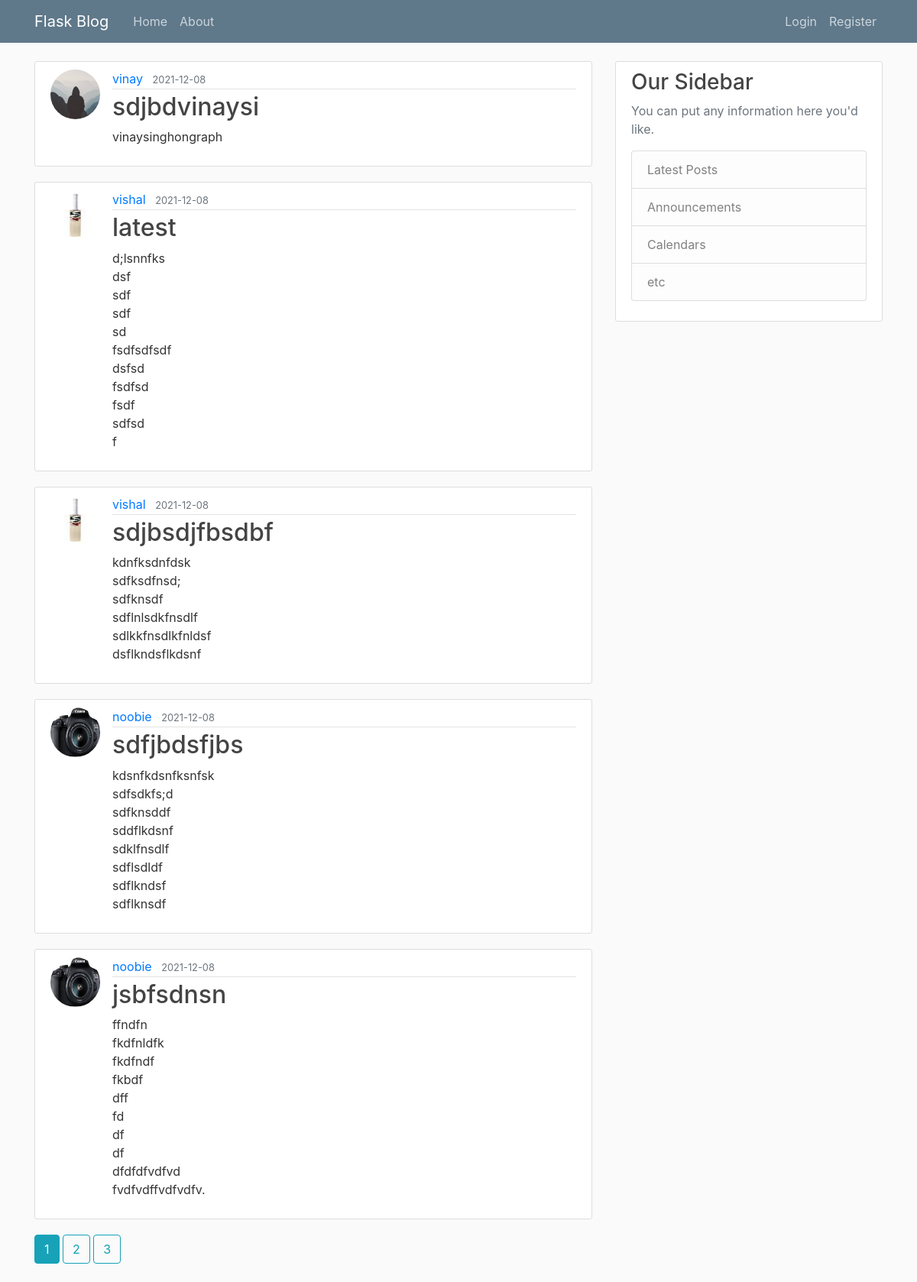
Before: / with the older database file.
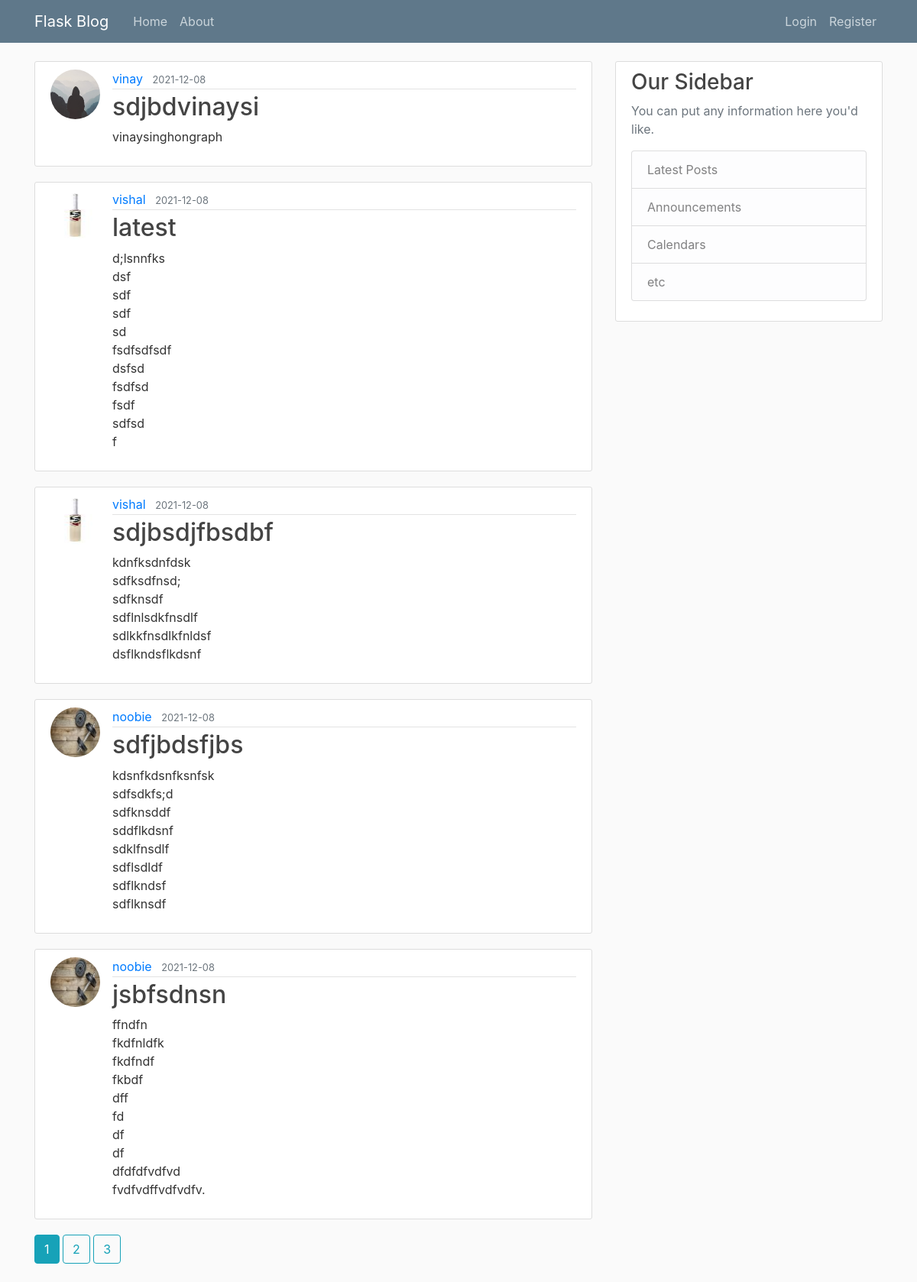
After: the same page with the newer database file.
### flask_blog/models.py (models this page shows, shortened)
class Post(db.Model):
    id = db.Column(db.Integer,primary_key=True)
    title = db.Column(db.String(100),nullable=False)
    date_posted = db.Column(db.DateTime,nullable=False,default=datetime.utcnow)
    content = db.Column(db.Text, nullable=False)
    user_id =db.Column(db.Integer,db.ForeignKey('user.id'),nullable=False)

class User(db.Model, UserMixin):
    id = db.Column(db.Integer, primary_key=True)
    username = db.Column(db.String(20), unique=True, nullable=False)
    email = db.Column(db.String(120), unique=True, nullable=False)
    image_file = db.Column(db.String(20), nullable=False,default='default.jpg')
    password = db.Column(db.String(60), nullable=False)
    posts = db.relationship('Post', backref='author', lazy=True)

### flask_blog/main/routes.py (the view)
@main.route("/")
def home():
    page = request.args.get('page', 1, type=int)
    posts = Post.query.order_by(Post.date_posted.desc()).paginate(page=page,per_page=5)
    return render_template("home.html",posts=posts)

### flask_blog/templates/home.html (shortened to what this page needs)
{% extends "base.html" %}
{% block content %}
    {% for post in posts.items %}
        <article class="media content-section">
          <img class="rounded-circle article-img" src="{{ url_for('static', filename='profile_pictures/' + post.author.image_file) }}">
          <div class="media-body">
            <div class="article-metadata">
              <a class="mr-2" href="{{url_for('users.user_post',username=post.author.username)}}">{{ post.author.username }}</a>
              <small class="text-muted">{{ post.date_posted.strftime('%Y-%m-%d') }}</small>
            </div>
            <h2><a class="article-title" href="{{ url_for('posts.post',post_id=post.id) }}">{{ post.title }}</a></h2>
            <p class="article-content">{{ post.content }}</p>
          </div>
        </article>
    {% endfor %}
    {% for page_num in posts.iter_pages(left_edge=1, right_edge=1,left_current=1, right_current=2) %}
      {% if page_num %}
        {% if posts.page == page_num %}
          <a class="btn btn-info mb-4" href="{{ url_for('main.home',page=page_num)}}">{{ page_num }}</a>
        {% else %}
           <a class="btn btn-outline-info mb-4" href="{{ url_for('main.home',page=page_num)}}">{{ page_num }}</a>
        {% endif %}
      {% endif %}
    {% endfor %}
{% endblock content %}

Changed rows visible on the page:
changed through a linked row, Post "sdfjbdsfjbs": image_file: a different picture
changed through a linked row, Post "jsbfsdnsn": image_file: a different picture
